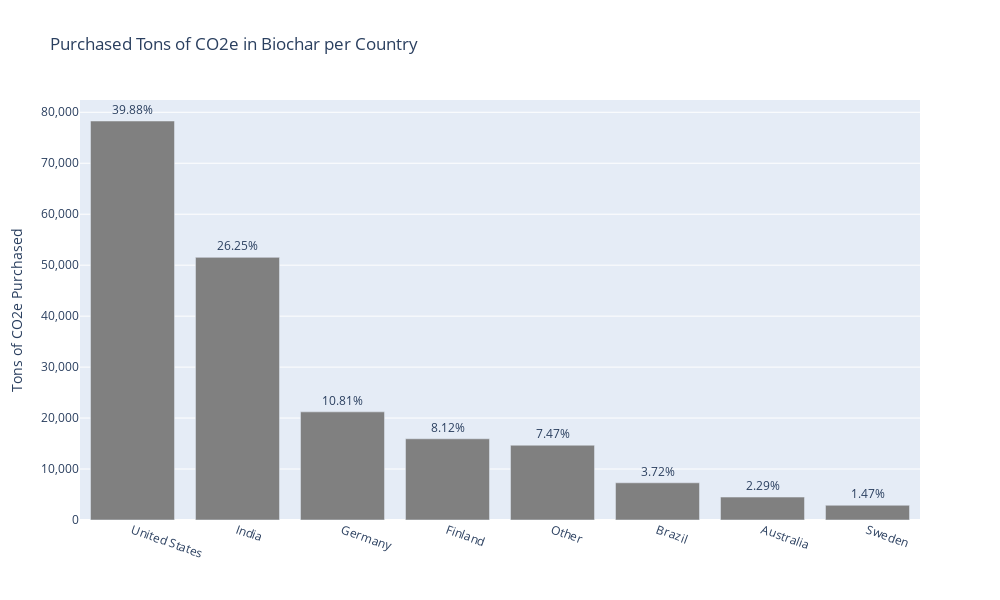

Here is the notebook cell this chart was saved with:
### Code cell
import plotly.graph_objects as go

# Calculate percentages
ogp['Percentage'] = (ogp['Tons Purchased'] / ogp['Tons Purchased'].sum()) * 100

# Create bar chart
fig = go.Figure(data=go.Bar(
    x=ogp['Supplier Origin'], 
    y=ogp['Tons Purchased'], 
    text=ogp['Percentage'].round(2).apply(lambda x: '{:,.2f}%'.format(x)),  # Add percentage annotations
    textposition='outside', 
    marker_color='grey'
))

# Set figure size, y-axis label, and y-axis tick format
fig.update_layout(
    autosize=False,
    width=1000,
    height=600,
    yaxis=dict(
        title_text="Tons of CO2e Purchased",
        tickformat=",",  # Add comma separators
    ),
    title="Purchased Tons of CO2e in Biochar per Country"
)

# Rotate x-axis labels
fig.update_xaxes(tickangle=20)

fig.show()

### Figure 1 — Plotly figure (JSON) as saved in the notebook; plotly's stock layout.template omitted (floating-point values rounded to 4 significant figures)
{"data": [{"marker": {"color": "grey"}, "text": ["39.88%", "26.25%", "10.81%", "8.12%", "7.47%", "3.72%", "2.29%", "1.47%"], "textposition": "outside", "type": "bar", "x": ["United States", "India", "Germany", "Finland", "Other", "Brazil", "Australia", "Sweden"], "y": [78290.0, 51533, 21220.0, 15940.0, 14670.0, 7300, 4499.0, 2891.0]}], "layout": {"autosize": false, "height": 600, "title": {"text": "Purchased Tons of CO2e in Biochar per Country"}, "width": 1000, "xaxis": {"tickangle": 20}, "yaxis": {"tickformat": ",", "title": {"text": "Tons of CO2e Purchased"}}}}
